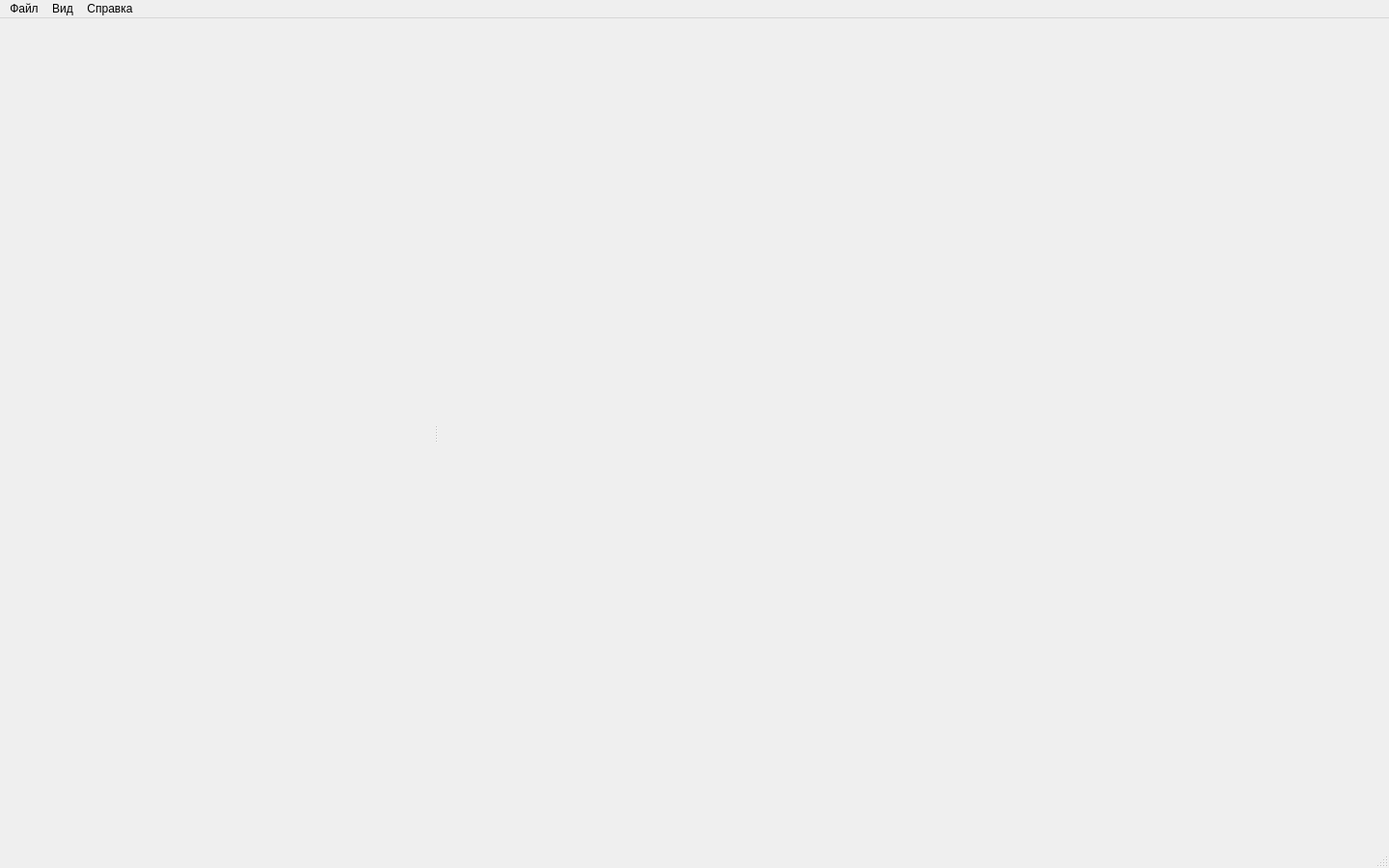
<?xml version="1.0" encoding="UTF-8"?>
<ui version="4.0">
 <class>MainWindow</class>
 <widget class="QMainWindow" name="MainWindow">
  <property name="geometry">
   <rect>
    <x>100</x>
    <y>100</y>
    <width>1440</width>
    <height>900</height>
   </rect>
  </property>
  <property name="minimumSize">
   <size>
    <width>1200</width>
    <height>800</height>
   </size>
  </property>
  <property name="windowTitle">
   <string>SortBench — CUDA vs CPU Sorting Benchmark</string>
  </property>
  <property name="windowIcon">
   <iconset resource="../resources/resources.qrc">
    <normaloff>:/icons/app_icon.png</normaloff>
   </iconset>
  </property>
  <property name="styleSheet">
   <string notr="true"/>
  </property>
  
  <!-- Центральное виджет -->
  <widget class="QWidget" name="centralWidget">
   <layout class="QHBoxLayout" name="mainLayout">
    <property name="spacing">
     <number>0</number>
    </property>
    <property name="leftMargin">
     <number>0</number>
    </property>
    <property name="topMargin">
     <number>0</number>
    </property>
    <property name="rightMargin">
     <number>0</number>
    </property>
    <property name="bottomMargin">
     <number>0</number>
    </property>
    
    <item>
     <widget class="QSplitter" name="mainSplitter">
      <property name="orientation">
       <enum>Qt::Horizontal</enum>
      </property>
      <property name="handleWidth">
       <number>4</number>
      </property>
      
      <!-- Левая панель: Управление и статистика -->
      <widget class="QWidget" name="leftPanel">
       <property name="minimumSize">
        <size>
         <width>320</width>
         <height>0</height>
        </size>
       </property>
       <property name="maximumSize">
        <size>
         <width>450</width>
         <height>16777215</height>
        </size>
       </property>
       <layout class="QVBoxLayout" name="leftLayout">
        <property name="spacing">
         <number>10</number>
        </property>
        <property name="leftMargin">
         <number>10</number>
        </property>
        <property name="topMargin">
         <number>10</number>
        </property>
        <property name="rightMargin">
         <number>10</number>
        </property>
        <property name="bottomMargin">
         <number>10</number>
        </property>
        
        <!-- Панель управления (Promoted Widget) -->
        <widget class="ControlPanel" name="controlPanel">
         <property name="sizePolicy">
          <sizepolicy hsizetype="Preferred" vsizetype="Fixed">
           <horstretch>0</horstretch>
           <verstretch>0</verstretch>
          </sizepolicy>
         </property>
        </widget>
        
        <!-- Виджет прогресса (можно реализовать как QWidget или использовать встроенный в ControlPanel) -->
        <!-- Для гибкости оставим место под отдельный виджет или расширим ControlPanel -->
        <widget class="QWidget" name="progressContainer">
         <layout class="QVBoxLayout" name="progressLayout">
          <property name="leftMargin">
           <number>0</number>
          </property>
          <property name="topMargin">
           <number>0</number>
          </property>
          <property name="rightMargin">
           <number>0</number>
          </property>
          <property name="bottomMargin">
           <number>0</number>
          </property>
          <!-- Сюда программно добавляется QProgressBar или StatsPanel -->
         </layout>
        </widget>
        
        <spacer name="verticalSpacer">
         <property name="orientation">
          <enum>Qt::Vertical</enum>
         </property>
         <property name="sizeHint" stdset="0">
          <size>
           <width>20</width>
           <height>40</height>
          </size>
         </property>
        </spacer>
       </layout>
      </widget>
      
      <!-- Правая панель: Визуализация и Графики -->
      <widget class="QWidget" name="rightPanel">
       <layout class="QVBoxLayout" name="rightLayout">
        <property name="spacing">
         <number>0</number>
        </property>
        <property name="leftMargin">
         <number>0</number>
        </property>
        <property name="topMargin">
         <number>0</number>
        </property>
        <property name="rightMargin">
         <number>0</number>
        </property>
        <property name="bottomMargin">
         <number>0</number>
        </property>
        
        <widget class="QTabWidget" name="mainTabWidget">
         <property name="currentIndex">
          <number>0</number>
         </property>
         <property name="documentMode">
          <bool>false</bool>
         </property>
         <property name="tabsClosable">
          <bool>false</bool>
         </property>
         
         <!-- Вкладка 1: Визуализация -->
         <widget class="QWidget" name="tabVisualization">
          <attribute name="title">
           <string>📊 Визуализация</string>
          </attribute>
          <layout class="QVBoxLayout" name="vizLayout">
           <property name="spacing">
            <number>0</number>
           </property>
           <property name="leftMargin">
            <number>0</number>
           </property>
           <property name="topMargin">
            <number>0</number>
           </property>
           <property name="rightMargin">
            <number>0</number>
           </property>
           <property name="bottomMargin">
            <number>0</number>
           </property>
           
           <!-- VisualizationWidget (Promoted Widget) -->
           <widget class="VisualizationWidget" name="visualizationWidget">
            <property name="autoFillBackground">
             <bool>false</bool>
            </property>
           </widget>
          </layout>
         </widget>
         
         <!-- Вкладка 2: Графики -->
         <widget class="QWidget" name="tabCharts">
          <attribute name="title">
           <string>📈 Графики производительности</string>
          </attribute>
          <layout class="QVBoxLayout" name="chartLayout">
           <property name="spacing">
            <number>0</number>
           </property>
           <property name="leftMargin">
            <number>0</number>
           </property>
           <property name="topMargin">
            <number>0</number>
           </property>
           <property name="rightMargin">
            <number>0</number>
           </property>
           <property name="bottomMargin">
            <number>0</number>
           </property>
           
           <!-- ChartWidget (Promoted Widget) -->
           <widget class="ChartWidget" name="chartWidget"/>
          </layout>
         </widget>
         
         <!-- Вкладка 3: Таблица результатов -->
         <widget class="QWidget" name="tabResults">
          <attribute name="title">
           <string>📋 Таблица результатов</string>
          </attribute>
          <layout class="QVBoxLayout" name="tableLayout">
           <property name="leftMargin">
            <number>5</number>
           </property>
           <property name="topMargin">
            <number>5</number>
           </property>
           <property name="rightMargin">
            <number>5</number>
           </property>
           <property name="bottomMargin">
            <number>5</number>
           </property>
           
           <widget class="QTableView" name="resultsTable">
            <property name="alternatingRowColors">
             <bool>true</bool>
            </property>
            <property name="selectionBehavior">
             <enum>QAbstractItemView::SelectRows</enum>
            </property>
            <property name="sortingEnabled">
             <bool>true</bool>
            </property>
           </widget>
          </layout>
         </widget>
        </widget>
       </layout>
      </widget>
     </widget>
    </item>
   </layout>
  </widget>
  
  <!-- Строка меню -->
  <widget class="QMenuBar" name="menuBar">
   <property name="geometry">
    <rect>
     <x>0</x>
     <y>0</y>
     <width>1440</width>
     <height>25</height>
    </rect>
   </property>
   
   <widget class="QMenu" name="menuFile">
    <property name="title">
     <string>Файл</string>
    </property>
    <addaction name="actionExportCSV"/>
    <addaction name="actionExportJSON"/>
    <addaction name="separator"/>
    <addaction name="actionSettings"/>
    <addaction name="separator"/>
    <addaction name="actionExit"/>
   </widget>
   
   <widget class="QMenu" name="menuView">
    <property name="title">
     <string>Вид</string>
    </property>
    <addaction name="actionToggleDarkMode"/>
    <addaction name="actionResetZoom"/>
    <addaction name="separator"/>
    <addaction name="actionShowLogDock"/>
   </widget>
   
   <widget class="QMenu" name="menuHelp">
    <property name="title">
     <string>Справка</string>
    </property>
    <addaction name="actionAbout"/>
    <addaction name="actionAboutQt"/>
   </widget>
   
   <addaction name="menuFile"/>
   <addaction name="menuView"/>
   <addaction name="menuHelp"/>
  </widget>
  
  <!-- Строка состояния -->
  <widget class="QStatusBar" name="statusBar">
   <property name="sizeGripEnabled">
    <bool>true</bool>
   </property>
  </widget>
  
  <!-- Действия -->
  <action name="actionExportCSV">
   <property name="text">
    <string>Экспорт в CSV...</string>
   </property>
   <property name="shortcut">
    <string>Ctrl+S</string>
   </property>
  </action>
  
  <action name="actionExportJSON">
   <property name="text">
    <string>Экспорт в JSON...</string>
   </property>
  </action>
  
  <action name="actionSettings">
   <property name="text">
    <string>Настройки...</string>
   </property>
   <property name="shortcut">
    <string>Ctrl+,</string>
   </property>
  </action>
  
  <action name="actionExit">
   <property name="text">
    <string>Выход</string>
   </property>
   <property name="shortcut">
    <string>Alt+F4</string>
   </property>
  </action>
  
  <action name="actionToggleDarkMode">
   <property name="checkable">
    <bool>true</bool>
   </property>
   <property name="text">
    <string>Тёмная тема</string>
   </property>
   <property name="shortcut">
    <string>F2</string>
   </property>
  </action>
  
  <action name="actionResetZoom">
   <property name="text">
    <string>Сбросить масштаб</string>
   </property>
   <property name="shortcut">
    <string>Ctrl+0</string>
   </property>
  </action>
  
  <action name="actionShowLogDock">
   <property name="checkable">
    <bool>true</bool>
   </property>
   <property name="checked">
    <bool>false</bool>
   </property>
   <property name="text">
    <string>Панель логов</string>
   </property>
  </action>
  
  <action name="actionAbout">
   <property name="text">
    <string>О программе SortBench...</string>
   </property>
  </action>
  
  <action name="actionAboutQt">
   <property name="text">
    <string>О Qt...</string>
   </property>
  </action>
 </widget>
 
 <!-- Promoted Widgets Declaration -->
 <customwidgets>
  <customwidget>
   <class>ControlPanel</class>
   <extends>QWidget</extends>
   <header>ui/controlpanel.h</header>
  </customwidget>
  <customwidget>
   <class>VisualizationWidget</class>
   <extends>QWidget</extends>
   <header>ui/visualizationwidget.h</header>
  </customwidget>
  <customwidget>
   <class>ChartWidget</class>
   <extends>QWidget</extends>
   <header>ui/chartwidget.h</header>
  </customwidget>
 </customwidgets>
 
 <resources>
  <include location="../resources/resources.qrc"/>
 </resources>
 
 <connections/>
</ui>
